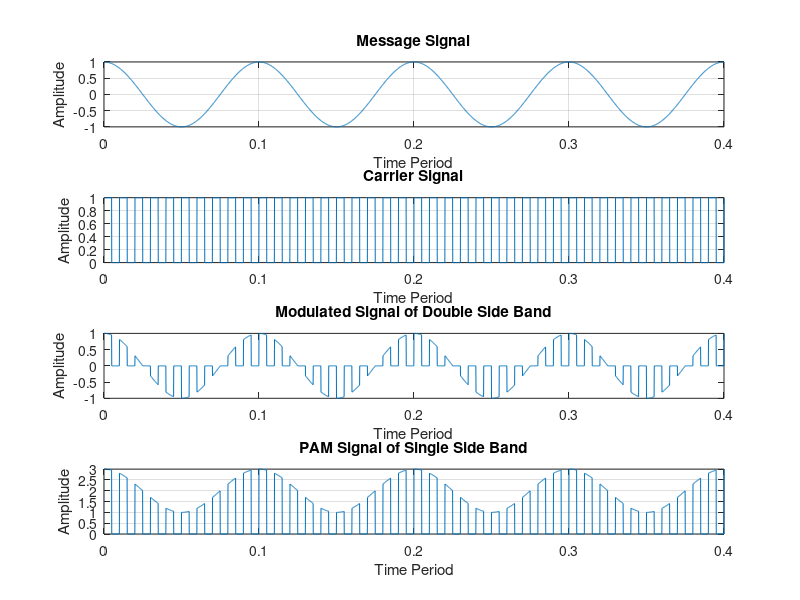
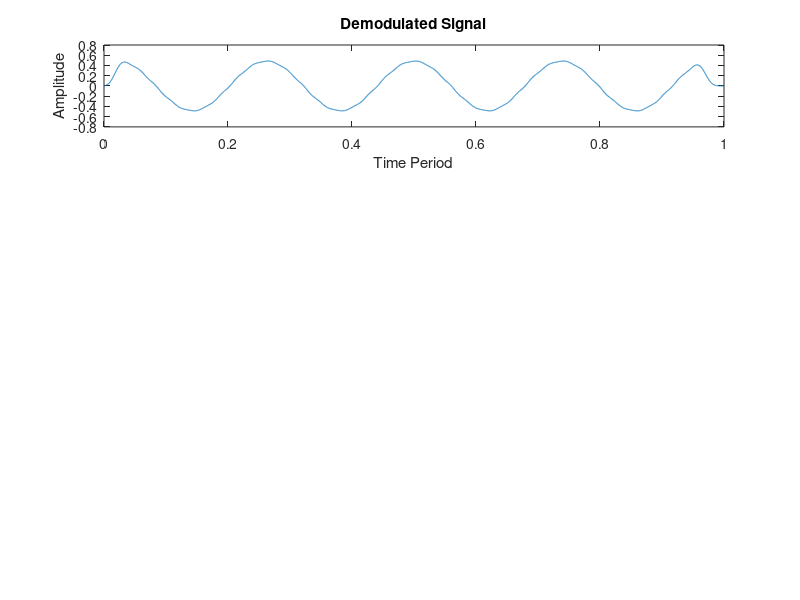

Recreate these plots in MATLAB, in order.
clc;
clear all;
close all;
fc=100;                              % Carrier Frequency
fm=fc/10;
fs=100*fc;                           % Sample Frequency
t=0:1/fs:4/fm;

% Message Signal
mt=cos(2*pi*fm*t);                   % Message signal Generating          
subplot(4,1,1);
plot(t,mt);
grid on;
title('Message Signal');
xlabel('Time Period');
ylabel('Amplitude');

% Carrier Signal
ct=0.5*square(2*pi*fc*t)+0.5;       % Carrier signal Generating
subplot(4,1,2);
plot(t,ct);
grid on;
title('Carrier Signal');
xlabel('Time Period');
ylabel('Amplitude');

% Modulated Signal of double side band
st=mt.*ct;                         % Modulated signal Generating
subplot(4,1,3);
grid on;
plot(t,st);
title('Modulated Signal of Double Side Band');
xlabel('Time Period');
ylabel('Amplitude');

%single sided PAM
tt=[ ];                            % PAM signal Generating
for i=1:length(st)
    if st(i)==0
        tt=[tt,st(i)];
    else
        tt=[tt,st(i)+2];
    end
end
subplot(4,1,4);
plot(t,tt);
title('PAM Signal of Single Side Band');
xlabel('Time Period');
grid on;
ylabel('Amplitude');

%demdulated
figure(2)
d=st.*ct;
filter=fir1(200,fm/fs,'low');
original_t_signal=conv(filter,d);
t1=0:1/(length(original_t_signal)-1):1;
subplot(4,1,1);
plot(t1,original_t_signal);
title('Demodulated Signal');
xlabel('Time Period');
ylabel('Amplitude');